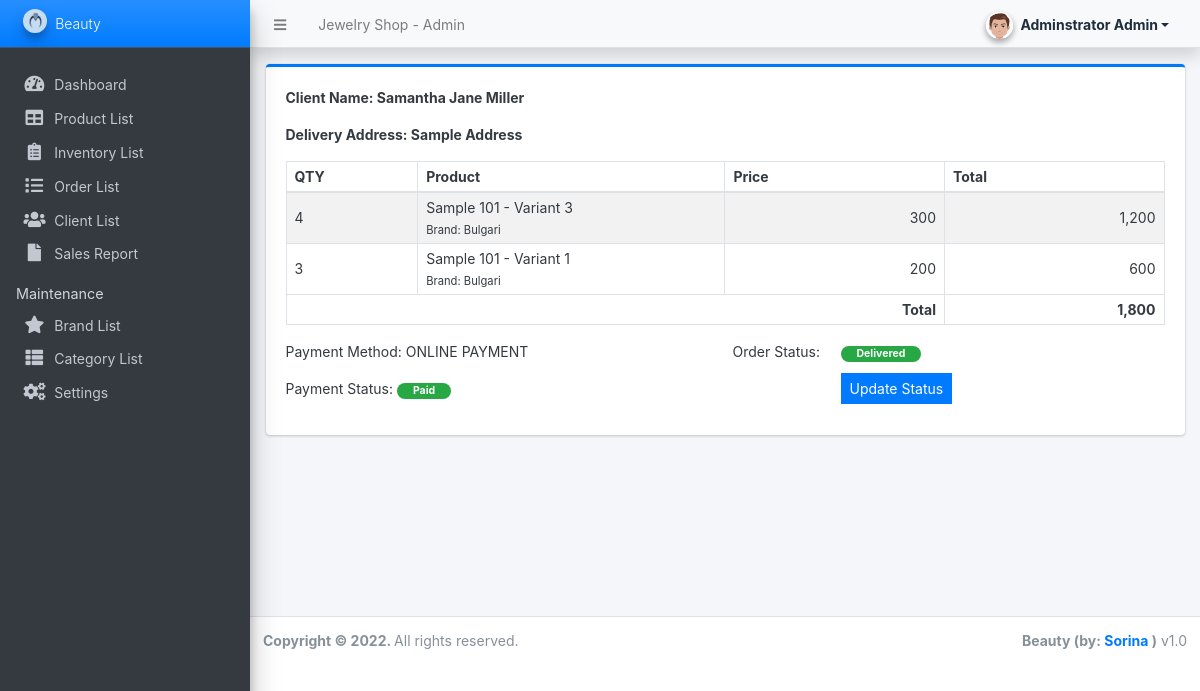
Page /admin/?page=orders/view_order&id=4 (signed in) on the earlier database version.
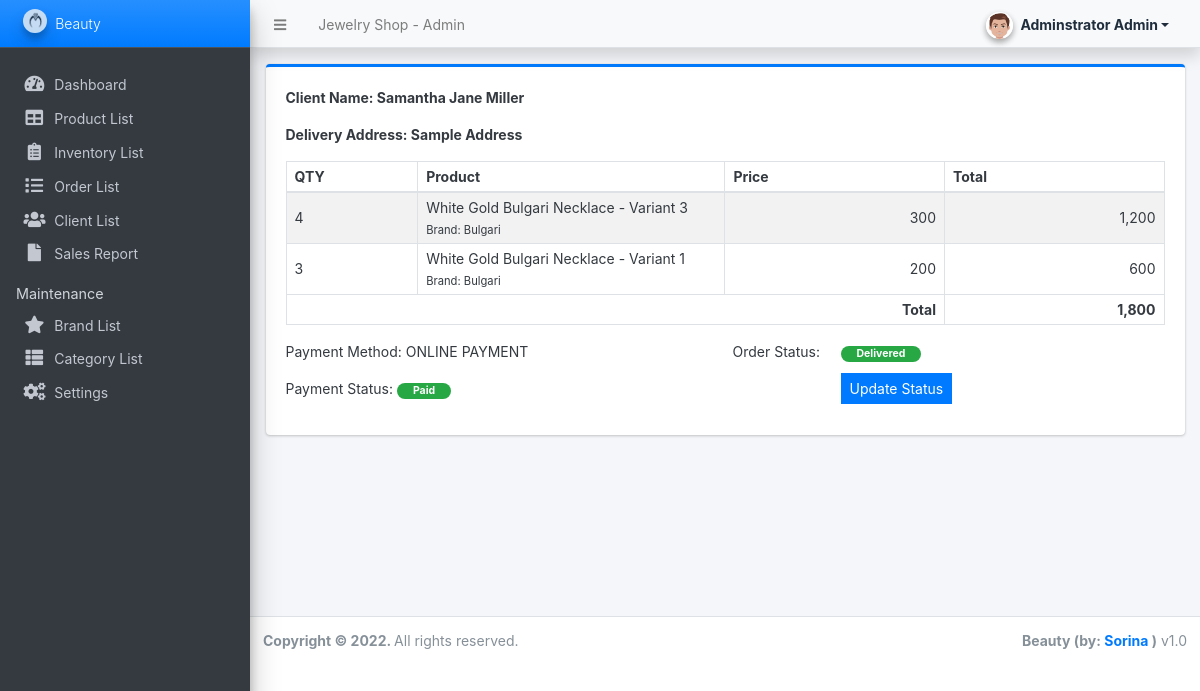
Same page on the later database version.
### tables this page shows
CREATE TABLE `order_list` (
  `id` int(30) NOT NULL,
  `order_id` int(30) NOT NULL,
  `inventory_id` int(30) NOT NULL,
  `quantity` int(30) NOT NULL,
  `price` double NOT NULL,
  `total` double NOT NULL
);

CREATE TABLE `products` (
  `id` int(30) NOT NULL,
  `brand_id` int(30) NOT NULL,
  `category_id` int(30) NOT NULL,
  `name` varchar(250) NOT NULL,
  `specs` text NOT NULL,
  `status` tinyint(1) NOT NULL DEFAULT 1,
  `delete_flag` tinyint(1) NOT NULL DEFAULT 0,
  `date_created` datetime NOT NULL DEFAULT current_timestamp()
);

CREATE TABLE `inventory` (
  `id` int(30) NOT NULL,
  `variant` text NOT NULL,
  `product_id` int(30) NOT NULL,
  `quantity` double NOT NULL,
  `price` float NOT NULL,
  `date_created` datetime NOT NULL DEFAULT current_timestamp(),
  `date_updated` datetime DEFAULT NULL ON UPDATE current_timestamp()
);

CREATE TABLE `brands` (
  `id` int(30) NOT NULL,
  `name` varchar(250) NOT NULL,
  `description` text DEFAULT NULL,
  `image_path` text DEFAULT NULL,
  `status` tinyint(1) NOT NULL DEFAULT 1,
  `delete_flag` tinyint(1) NOT NULL DEFAULT 0,
  `date_created` datetime NOT NULL DEFAULT current_timestamp()
);

### classes/DBConnection.php (called while the page is built, shortened)
<?php
class DBConnection{
    private $host = DB_SERVER;
    private $username = DB_USERNAME;
    private $password = DB_PASSWORD;
    private $database = DB_NAME;
    public $conn;
    public function __construct(){
        if (!isset($this->conn)) {
            $this->conn = new mysqli($this->host, $this->username, $this->password, $this->database);
        }
    }
}
?>

### classes/SystemSettings.php (called while the page is built, shortened)
<?php
class SystemSettings extends DBConnection{
	function info($field=''){
		if(!empty($field)){
			if(isset($_SESSION['system_info'][$field]))
				return $_SESSION['system_info'][$field];
			else
				return false;
		}else{
			return false;
		}
	}
}
$_settings = new SystemSettings();
?>

### config.php (called while the page is built, shortened)
<?php
require_once('classes/DBConnection.php');
require_once('classes/SystemSettings.php');
function validate_image($file){
	if(!empty($file)){
        $ex = explode("?",$file);
        $file = $ex[0];
        $ts = isset($ex[1]) ? "?".$ex[1] : '';
		if(is_file(base_app.$file)){
			return base_url.$file.$ts;
		}else{
			return base_url.'dist/img/no-image-available.png';
		}
	}else{
		return base_url.'dist/img/no-image-available.png';
	}
}
?>

### admin/orders/view_order.php (the view, shortened to what the changed rows need)
<div class="card card-outline card-primary">
    <div class="card-body">
        <div class="conitaner-fluid">
            <table class="table-striped table table-bordered" id="list">
                <colgroup>
                </colgroup>
                <thead>
                    <tr>
                        <th>QTY</th>
                        <th>Product</th>
                        <th>Price</th>
                        <th>Total</th>
                    </tr>
                </thead>
                <tbody>
                    <?php
                        $olist = $conn->query("SELECT o.*,p.name,b.name as bname, i.variant FROM order_list o inner join inventory i on o.inventory_id = i.id inner join products p on i.product_id = p.id inner join brands b on p.brand_id = b.id where o.order_id = '{$id}' ");
                        while($row = $olist->fetch_assoc()):
                        foreach($row as $k => $v){
                            $row[$k] = trim(stripslashes($v));
                        }
                    ?>
                    <tr>
                        <td><?php echo $row['quantity'] ?></td>
                        <td>
                            <p class="m-0"><?php echo $row['name'] . " - " . $row['variant'] ?></p>
                            <p class="m-0"><small>Brand: <?php echo $row['bname']?></small></p>
                        </td>
                        <td class="text-right"><?php echo number_format($row['price']) ?></td>
                        <td class="text-right"><?php echo number_format($row['price'] * $row['quantity']) ?></td>
                    </tr>
                    <?php endwhile; ?>
                </tbody>
                <tfoot>
                    <tr>
                        <th colspan='3'  class="text-right">Total</th>
                        <th class="text-right"><?php echo number_format($amount) ?></th>
                    </tr>
                </tfoot>
            </table>
        </div>
    </div>
</div>

### admin/inc/navigation.php (shortened to what the changed rows need)
<aside class="main-sidebar sidebar-dark-blue elevation-4 sidebar-no-expand">
  <a href="<?php echo base_url ?>admin" class="brand-link bg-gradient-blue text-sm">
  <img src="<?php echo validate_image($_settings->info('logo'))?>" alt="Store Logo" class="brand-image img-circle elevation-3" style="opacity: .8;width: 1.5rem;height: 1.5rem;max-height: unset">
  <span class="brand-text font-weight-light"><?php echo $_settings->info('short_name') ?></span>
  </a>
</aside>

Differences in the rows shown:
changed through a linked row, order_list "Variant 3": products.name "Sample 101" → "White Gold Bulgari Necklace"
changed through a linked row, order_list "Variant 1": products.name "Sample 101" → "White Gold Bulgari Necklace"
